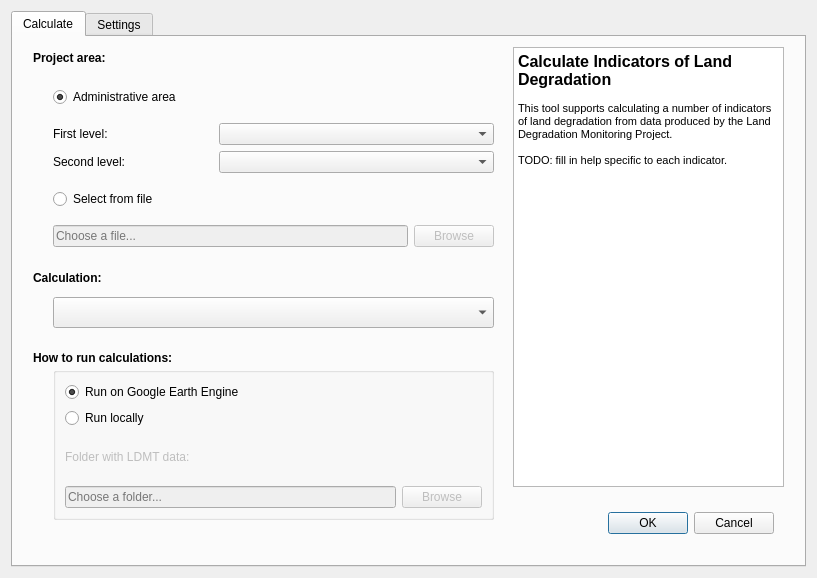
<?xml version="1.0" encoding="UTF-8"?>
<ui version="4.0">
 <class>DlgCalculate</class>
 <widget class="QDialog" name="DlgCalculate">
  <property name="geometry">
   <rect>
    <x>0</x>
    <y>0</y>
    <width>817</width>
    <height>578</height>
   </rect>
  </property>
  <property name="windowTitle">
   <string>Calculate land degradation indicators</string>
  </property>
  <layout class="QVBoxLayout" name="verticalLayout">
   <item>
    <widget class="QTabWidget" name="tabWidget">
     <property name="currentIndex">
      <number>0</number>
     </property>
     <widget class="QWidget" name="tab">
      <attribute name="title">
       <string>Calculate</string>
      </attribute>
      <widget class="QDialogButtonBox" name="buttonBox">
       <property name="geometry">
        <rect>
         <x>420</x>
         <y>470</y>
         <width>341</width>
         <height>32</height>
        </rect>
       </property>
       <property name="orientation">
        <enum>Qt::Horizontal</enum>
       </property>
       <property name="standardButtons">
        <set>QDialogButtonBox::Cancel|QDialogButtonBox::Ok</set>
       </property>
      </widget>
      <widget class="QTextBrowser" name="textBrowser">
       <property name="geometry">
        <rect>
         <x>500</x>
         <y>10</y>
         <width>271</width>
         <height>440</height>
        </rect>
       </property>
       <property name="html">
        <string>&lt;!DOCTYPE HTML PUBLIC &quot;-//W3C//DTD HTML 4.0//EN&quot; &quot;http://www.w3.org/TR/REC-html40/strict.dtd&quot;&gt;
&lt;html&gt;&lt;head&gt;&lt;meta name=&quot;qrichtext&quot; content=&quot;1&quot; /&gt;&lt;style type=&quot;text/css&quot;&gt;
p, li { white-space: pre-wrap; }
&lt;/style&gt;&lt;/head&gt;&lt;body style=&quot; font-family:'MS Shell Dlg 2'; font-size:8.25pt; font-weight:400; font-style:normal;&quot;&gt;
&lt;p style=&quot; margin-top:0px; margin-bottom:0px; margin-left:0px; margin-right:0px; -qt-block-indent:0; text-indent:0px;&quot;&gt;&lt;span style=&quot; font-size:12pt; font-weight:600;&quot;&gt;Calculate Indicators of Land Degradation&lt;/span&gt;&lt;/p&gt;
&lt;p style=&quot;-qt-paragraph-type:empty; margin-top:0px; margin-bottom:0px; margin-left:0px; margin-right:0px; -qt-block-indent:0; text-indent:0px; font-size:8pt;&quot;&gt;&lt;br /&gt;&lt;/p&gt;
&lt;p style=&quot; margin-top:0px; margin-bottom:0px; margin-left:0px; margin-right:0px; -qt-block-indent:0; text-indent:0px;&quot;&gt;&lt;span style=&quot; font-size:8pt;&quot;&gt;This tool supports calculating a number of indicators of land degradation from data produced by the Land Degradation Monitoring Project.&lt;/span&gt;&lt;/p&gt;
&lt;p style=&quot;-qt-paragraph-type:empty; margin-top:0px; margin-bottom:0px; margin-left:0px; margin-right:0px; -qt-block-indent:0; text-indent:0px; font-size:8pt;&quot;&gt;&lt;br /&gt;&lt;/p&gt;
&lt;p style=&quot; margin-top:0px; margin-bottom:0px; margin-left:0px; margin-right:0px; -qt-block-indent:0; text-indent:0px;&quot;&gt;&lt;span style=&quot; font-size:8pt;&quot;&gt;TODO: fill in help specific to each indicator.&lt;/span&gt;&lt;/p&gt;&lt;/body&gt;&lt;/html&gt;</string>
       </property>
      </widget>
      <widget class="QLabel" name="label">
       <property name="geometry">
        <rect>
         <x>20</x>
         <y>10</y>
         <width>471</width>
         <height>21</height>
        </rect>
       </property>
       <property name="font">
        <font>
         <weight>75</weight>
         <bold>true</bold>
        </font>
       </property>
       <property name="text">
        <string>Project area:</string>
       </property>
      </widget>
      <widget class="QLabel" name="label_7">
       <property name="geometry">
        <rect>
         <x>20</x>
         <y>310</y>
         <width>441</width>
         <height>21</height>
        </rect>
       </property>
       <property name="font">
        <font>
         <weight>75</weight>
         <bold>true</bold>
        </font>
       </property>
       <property name="text">
        <string>How to run calculations:</string>
       </property>
      </widget>
      <widget class="QComboBox" name="calculation">
       <property name="geometry">
        <rect>
         <x>40</x>
         <y>260</y>
         <width>441</width>
         <height>31</height>
        </rect>
       </property>
       <property name="sizePolicy">
        <sizepolicy hsizetype="Maximum" vsizetype="Fixed">
         <horstretch>0</horstretch>
         <verstretch>0</verstretch>
        </sizepolicy>
       </property>
       <property name="minimumSize">
        <size>
         <width>275</width>
         <height>0</height>
        </size>
       </property>
      </widget>
      <widget class="QLabel" name="label_8">
       <property name="geometry">
        <rect>
         <x>20</x>
         <y>230</y>
         <width>441</width>
         <height>21</height>
        </rect>
       </property>
       <property name="font">
        <font>
         <weight>75</weight>
         <bold>true</bold>
        </font>
       </property>
       <property name="text">
        <string>Calculation:</string>
       </property>
      </widget>
      <widget class="QGroupBox" name="runon">
       <property name="geometry">
        <rect>
         <x>40</x>
         <y>330</y>
         <width>441</width>
         <height>153</height>
        </rect>
       </property>
       <property name="sizePolicy">
        <sizepolicy hsizetype="Maximum" vsizetype="Maximum">
         <horstretch>0</horstretch>
         <verstretch>0</verstretch>
        </sizepolicy>
       </property>
       <property name="autoFillBackground">
        <bool>false</bool>
       </property>
       <property name="title">
        <string/>
       </property>
       <layout class="QGridLayout" name="gridLayout">
        <item row="1" column="0">
         <widget class="QRadioButton" name="runon_local">
          <property name="text">
           <string>Run locally</string>
          </property>
          <property name="checked">
           <bool>false</bool>
          </property>
         </widget>
        </item>
        <item row="0" column="0">
         <widget class="QRadioButton" name="runon_gee">
          <property name="text">
           <string>Run on Google Earth Engine</string>
          </property>
          <property name="checked">
           <bool>true</bool>
          </property>
         </widget>
        </item>
        <item row="3" column="0">
         <widget class="QLineEdit" name="data_folder_path">
          <property name="enabled">
           <bool>false</bool>
          </property>
          <property name="placeholderText">
           <string>Choose a folder...</string>
          </property>
         </widget>
        </item>
        <item row="2" column="0">
         <widget class="QLabel" name="data_folder_label">
          <property name="enabled">
           <bool>false</bool>
          </property>
          <property name="font">
           <font>
            <weight>50</weight>
            <bold>false</bold>
           </font>
          </property>
          <property name="text">
           <string>Folder with LDMT data:</string>
          </property>
         </widget>
        </item>
        <item row="3" column="1">
         <widget class="QPushButton" name="data_folder_browse">
          <property name="enabled">
           <bool>false</bool>
          </property>
          <property name="text">
           <string>Browse</string>
          </property>
         </widget>
        </item>
       </layout>
       <zorder>runon_local</zorder>
       <zorder>data_folder_path</zorder>
       <zorder>data_folder_label</zorder>
       <zorder>runon_gee</zorder>
       <zorder>data_folder_browse</zorder>
      </widget>
      <widget class="QWidget" name="verticalLayoutWidget">
       <property name="geometry">
        <rect>
         <x>40</x>
         <y>40</y>
         <width>441</width>
         <height>180</height>
        </rect>
       </property>
       <layout class="QGridLayout" name="gridLayout_2">
        <item row="1" column="0">
         <layout class="QGridLayout" name="area_admin_layout">
          <property name="leftMargin">
           <number>0</number>
          </property>
          <property name="bottomMargin">
           <number>0</number>
          </property>
          <item row="1" column="2">
           <widget class="QComboBox" name="area_admin_1">
            <property name="sizePolicy">
             <sizepolicy hsizetype="Maximum" vsizetype="Fixed">
              <horstretch>0</horstretch>
              <verstretch>0</verstretch>
             </sizepolicy>
            </property>
            <property name="minimumSize">
             <size>
              <width>275</width>
              <height>0</height>
             </size>
            </property>
           </widget>
          </item>
          <item row="1" column="0">
           <widget class="QLabel" name="label_4">
            <property name="sizePolicy">
             <sizepolicy hsizetype="Minimum" vsizetype="Preferred">
              <horstretch>0</horstretch>
              <verstretch>0</verstretch>
             </sizepolicy>
            </property>
            <property name="font">
             <font>
              <weight>50</weight>
              <bold>false</bold>
             </font>
            </property>
            <property name="text">
             <string>Second level:</string>
            </property>
           </widget>
          </item>
          <item row="0" column="2">
           <widget class="QComboBox" name="area_admin_0">
            <property name="sizePolicy">
             <sizepolicy hsizetype="Maximum" vsizetype="Fixed">
              <horstretch>0</horstretch>
              <verstretch>0</verstretch>
             </sizepolicy>
            </property>
            <property name="minimumSize">
             <size>
              <width>275</width>
              <height>0</height>
             </size>
            </property>
           </widget>
          </item>
          <item row="0" column="0">
           <widget class="QLabel" name="label_3">
            <property name="sizePolicy">
             <sizepolicy hsizetype="Minimum" vsizetype="Preferred">
              <horstretch>0</horstretch>
              <verstretch>0</verstretch>
             </sizepolicy>
            </property>
            <property name="font">
             <font>
              <weight>50</weight>
              <bold>false</bold>
             </font>
            </property>
            <property name="text">
             <string>First level:</string>
            </property>
           </widget>
          </item>
         </layout>
        </item>
        <item row="0" column="0">
         <widget class="QRadioButton" name="area_admin">
          <property name="text">
           <string>Administrative area</string>
          </property>
          <property name="checked">
           <bool>true</bool>
          </property>
         </widget>
        </item>
        <item row="2" column="0">
         <widget class="QRadioButton" name="area_fromfile">
          <property name="text">
           <string>Select from file</string>
          </property>
         </widget>
        </item>
        <item row="3" column="0">
         <layout class="QGridLayout" name="area_fromfile_layout">
          <item row="0" column="1">
           <widget class="QPushButton" name="area_fromfile_browse">
            <property name="enabled">
             <bool>false</bool>
            </property>
            <property name="text">
             <string>Browse</string>
            </property>
           </widget>
          </item>
          <item row="0" column="0">
           <widget class="QLineEdit" name="area_fromfile_file">
            <property name="enabled">
             <bool>false</bool>
            </property>
            <property name="placeholderText">
             <string>Choose a file...</string>
            </property>
           </widget>
          </item>
         </layout>
        </item>
       </layout>
      </widget>
     </widget>
     <widget class="QWidget" name="tab_2">
      <attribute name="title">
       <string>Settings</string>
      </attribute>
      <widget class="QTextBrowser" name="textBrowser_2">
       <property name="geometry">
        <rect>
         <x>520</x>
         <y>10</y>
         <width>251</width>
         <height>481</height>
        </rect>
       </property>
       <property name="html">
        <string>&lt;!DOCTYPE HTML PUBLIC &quot;-//W3C//DTD HTML 4.0//EN&quot; &quot;http://www.w3.org/TR/REC-html40/strict.dtd&quot;&gt;
&lt;html&gt;&lt;head&gt;&lt;meta name=&quot;qrichtext&quot; content=&quot;1&quot; /&gt;&lt;style type=&quot;text/css&quot;&gt;
p, li { white-space: pre-wrap; }
&lt;/style&gt;&lt;/head&gt;&lt;body style=&quot; font-family:'MS Shell Dlg 2'; font-size:8.25pt; font-weight:400; font-style:normal;&quot;&gt;
&lt;p style=&quot; margin-top:0px; margin-bottom:0px; margin-left:0px; margin-right:0px; -qt-block-indent:0; text-indent:0px;&quot;&gt;&lt;span style=&quot; font-size:12pt; font-weight:600;&quot;&gt;Settings&lt;/span&gt;&lt;/p&gt;
&lt;p style=&quot;-qt-paragraph-type:empty; margin-top:0px; margin-bottom:0px; margin-left:0px; margin-right:0px; -qt-block-indent:0; text-indent:0px; font-size:8pt;&quot;&gt;&lt;br /&gt;&lt;/p&gt;
&lt;p style=&quot; margin-top:0px; margin-bottom:0px; margin-left:0px; margin-right:0px; -qt-block-indent:0; text-indent:0px;&quot;&gt;&lt;span style=&quot; font-size:8pt;&quot;&gt;TODO: fill in help specific to each setting.&lt;/span&gt;&lt;/p&gt;&lt;/body&gt;&lt;/html&gt;</string>
       </property>
      </widget>
      <widget class="QWidget" name="layoutWidget">
       <property name="geometry">
        <rect>
         <x>20</x>
         <y>10</y>
         <width>471</width>
         <height>491</height>
        </rect>
       </property>
       <layout class="QFormLayout" name="formLayout">
        <property name="fieldGrowthPolicy">
         <enum>QFormLayout::AllNonFixedFieldsGrow</enum>
        </property>
        <property name="verticalSpacing">
         <number>18</number>
        </property>
        <item row="0" column="0">
         <widget class="QLabel" name="label_9">
          <property name="font">
           <font>
            <weight>75</weight>
            <bold>true</bold>
           </font>
          </property>
          <property name="text">
           <string>Dataset:</string>
          </property>
         </widget>
        </item>
        <item row="0" column="1">
         <widget class="QComboBox" name="dataset">
          <property name="sizePolicy">
           <sizepolicy hsizetype="Maximum" vsizetype="Fixed">
            <horstretch>0</horstretch>
            <verstretch>0</verstretch>
           </sizepolicy>
          </property>
          <property name="minimumSize">
           <size>
            <width>275</width>
            <height>0</height>
           </size>
          </property>
         </widget>
        </item>
        <item row="1" column="0">
         <widget class="QLabel" name="label_13">
          <property name="font">
           <font>
            <weight>75</weight>
            <bold>true</bold>
           </font>
          </property>
          <property name="text">
           <string>Time period:</string>
          </property>
         </widget>
        </item>
        <item row="1" column="1">
         <widget class="QLabel" name="label_5">
          <property name="font">
           <font>
            <weight>50</weight>
            <bold>false</bold>
           </font>
          </property>
          <property name="text">
           <string>Starting year:</string>
          </property>
         </widget>
        </item>
        <item row="2" column="1">
         <widget class="QDateEdit" name="year_start">
          <property name="displayFormat">
           <string>yyyy</string>
          </property>
         </widget>
        </item>
        <item row="3" column="1">
         <widget class="QLabel" name="label_6">
          <property name="font">
           <font>
            <weight>50</weight>
            <bold>false</bold>
           </font>
          </property>
          <property name="text">
           <string>Ending year:</string>
          </property>
         </widget>
        </item>
        <item row="4" column="1">
         <widget class="QDateEdit" name="year_end">
          <property name="date">
           <date>
            <year>2015</year>
            <month>12</month>
            <day>31</day>
           </date>
          </property>
          <property name="displayFormat">
           <string>yyyy</string>
          </property>
         </widget>
        </item>
        <item row="5" column="0">
         <widget class="QLabel" name="label_14">
          <property name="font">
           <font>
            <weight>75</weight>
            <bold>true</bold>
           </font>
          </property>
          <property name="text">
           <string>Spatial resolution:</string>
          </property>
         </widget>
        </item>
        <item row="5" column="1">
         <widget class="QComboBox" name="sp_resolution"/>
        </item>
        <item row="6" column="0">
         <widget class="QLabel" name="add_to_map_label">
          <property name="enabled">
           <bool>false</bool>
          </property>
          <property name="font">
           <font>
            <weight>75</weight>
            <bold>true</bold>
           </font>
          </property>
          <property name="text">
           <string>Add output to map?</string>
          </property>
         </widget>
        </item>
        <item row="6" column="1">
         <widget class="QCheckBox" name="add_to_map">
          <property name="enabled">
           <bool>false</bool>
          </property>
          <property name="text">
           <string/>
          </property>
         </widget>
        </item>
       </layout>
      </widget>
     </widget>
    </widget>
   </item>
  </layout>
 </widget>
 <tabstops>
  <tabstop>area_admin</tabstop>
  <tabstop>area_fromfile</tabstop>
  <tabstop>area_fromfile_file</tabstop>
  <tabstop>area_fromfile_browse</tabstop>
  <tabstop>calculation</tabstop>
  <tabstop>runon_gee</tabstop>
  <tabstop>runon_local</tabstop>
  <tabstop>data_folder_path</tabstop>
  <tabstop>data_folder_browse</tabstop>
  <tabstop>area_admin_0</tabstop>
  <tabstop>area_admin_1</tabstop>
  <tabstop>buttonBox</tabstop>
  <tabstop>tabWidget</tabstop>
  <tabstop>textBrowser</tabstop>
  <tabstop>sp_resolution</tabstop>
  <tabstop>add_to_map</tabstop>
  <tabstop>dataset</tabstop>
  <tabstop>year_start</tabstop>
  <tabstop>textBrowser_2</tabstop>
  <tabstop>year_end</tabstop>
 </tabstops>
 <resources/>
 <connections/>
</ui>
